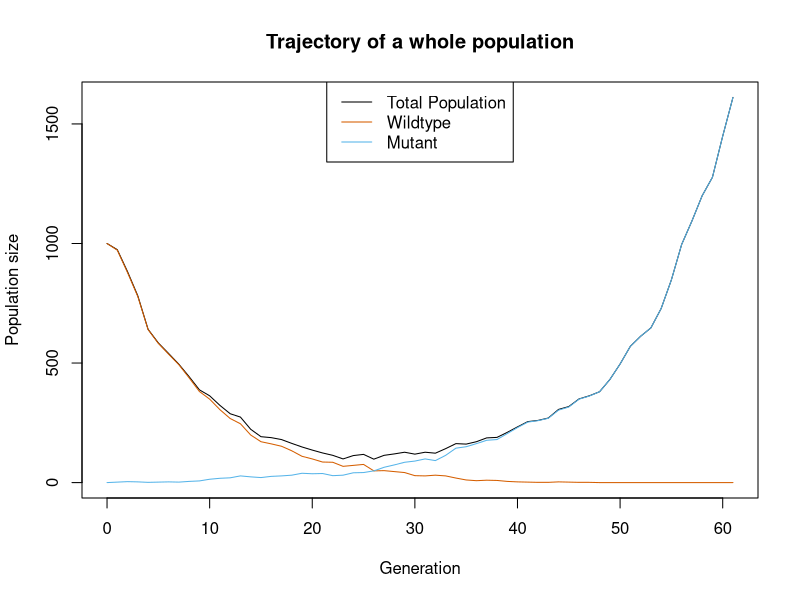
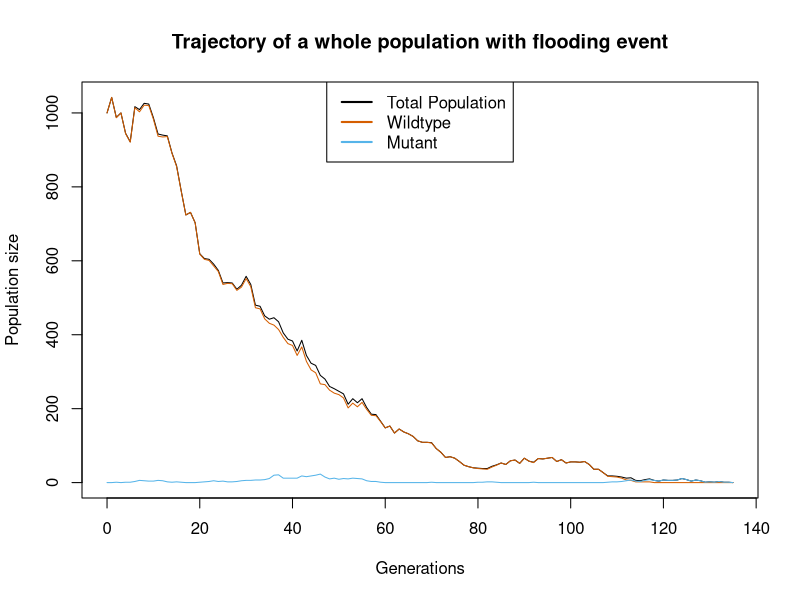
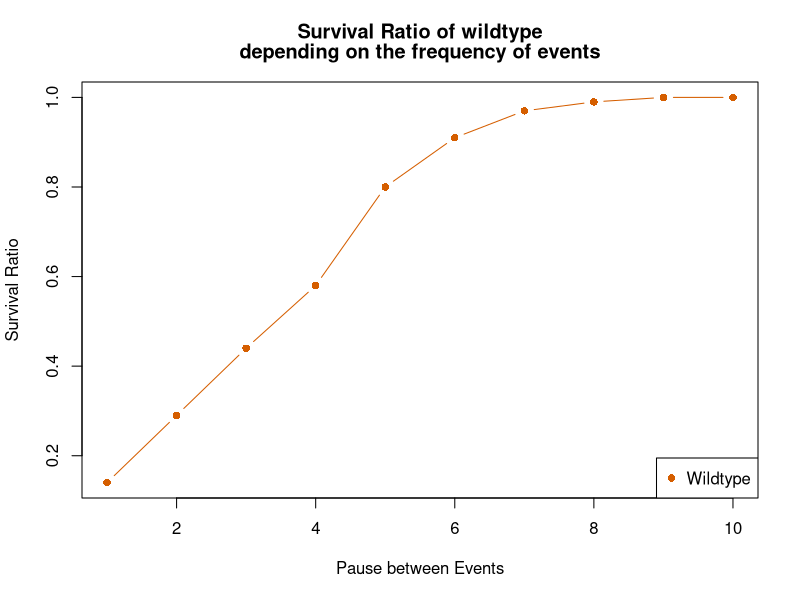
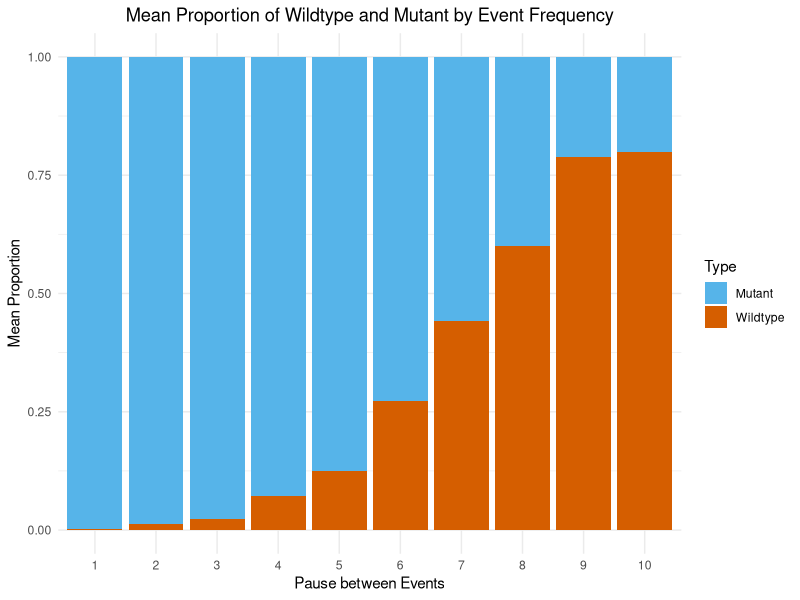
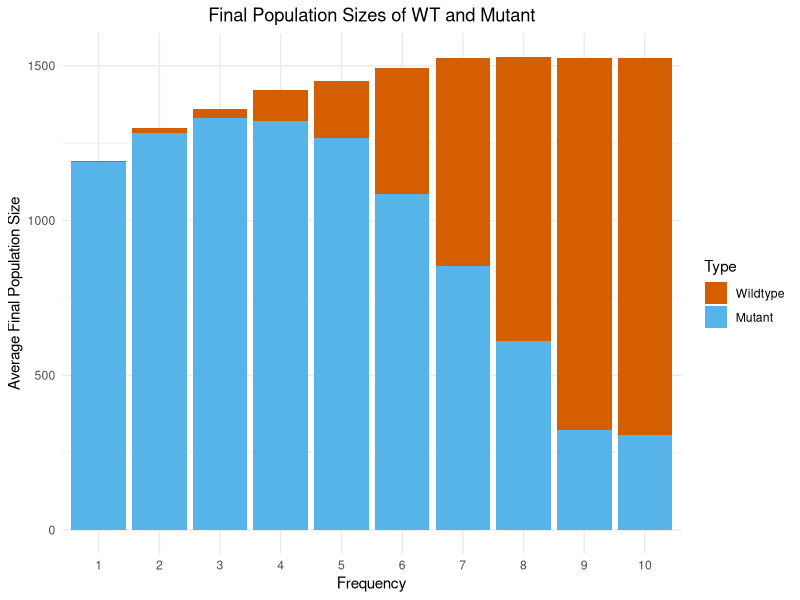
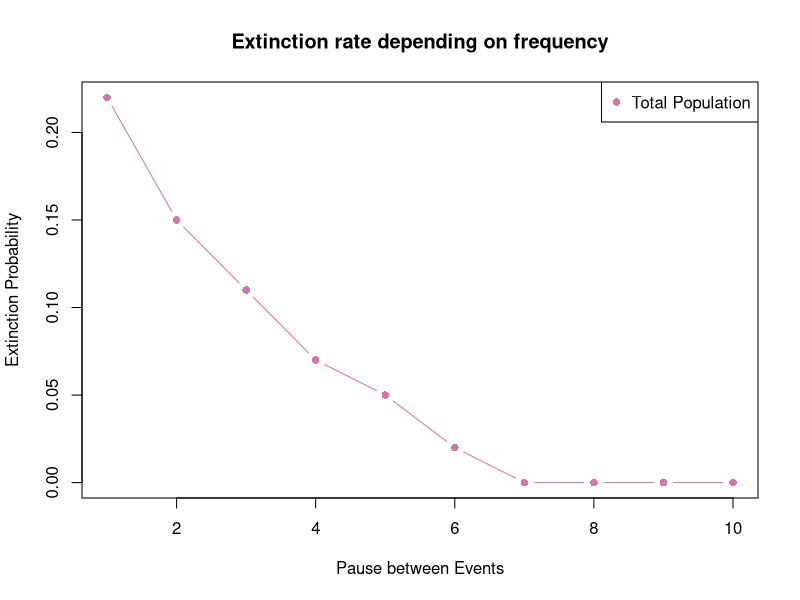
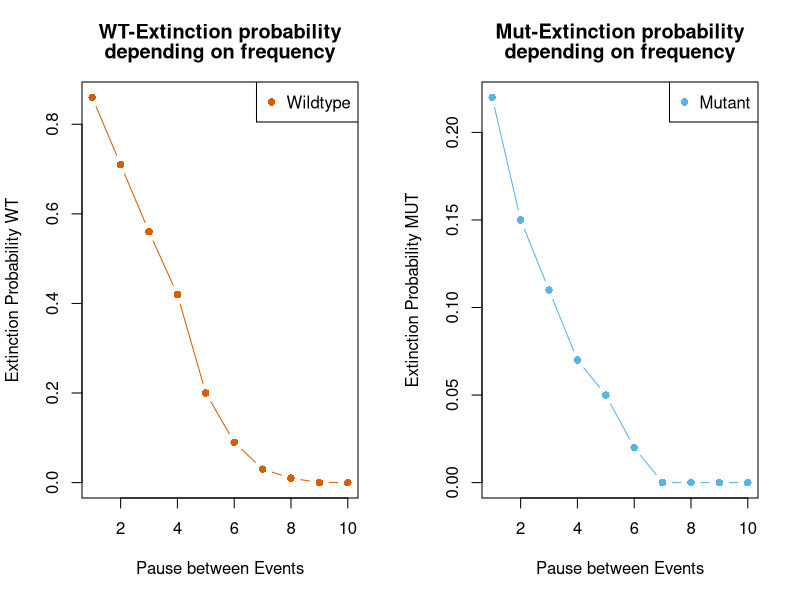
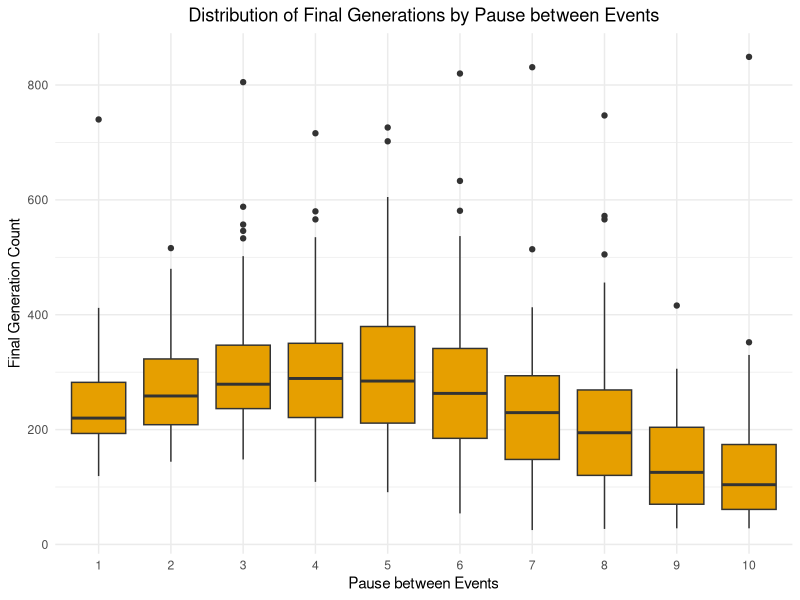

Write R code to recreate these figures, in order.
## ---- chunk 1

#set.seed(1) # making it reproducible
simulate_one_gen <- function(N_a, N_A, decay_rate, sel_coeff, mut_rate) {
  # draw offspring according to Poisson distribution
  offsp_a <- rpois(1, N_a * (1-decay_rate))
  offsp_A <- rpois(1, N_A * (1-decay_rate+sel_coeff))
  # draw new mutants according to Poisson distribution
  mut_a_to_A <- rpois(1, offsp_a * mut_rate)
  
  # determine new population sizes of wild type and mutant
  N_a_new <- max(offsp_a - mut_a_to_A, 0)
  N_A_new <-  offsp_A + mut_a_to_A
  
  return(c(N_a_new, N_A_new))
}
# Test the function
print(simulate_one_gen(100,0,0.1,0.2,0.001))
## ---- chunk 2

#set.seed(2) # making it reproducible

simulate_pop <- function(N_init_a, N_init_A, decay_rate, sel_coeff, mut_rate, t_max) {
  # Create the vector in which to save the results
  pop_vector <- c(N_init_a, N_init_A)
  # initiate the variables
  pop_new <- c(N_init_a, N_init_A)
  
  # run the simulation until generation t_max
  for (i in 1:t_max+1) {
    # redefine the current population one generation later
    pop_new <- simulate_one_gen(pop_new[1],pop_new[2], decay_rate, sel_coeff, mut_rate)
    # add the new population sizes to the output vector
    pop_vector <- rbind(pop_vector,pop_new)
    # condition to stop the simulation before t_max: either the population exceeds 1.5 times the original population size, or it goes extinct
    if (pop_new[1]+pop_new[2]>=1.5*(N_init_a+ N_init_A) | pop_new[1]+pop_new[2]==0) break
  }
  
  # define the row and column names of the output vector
  rownames(pop_vector) <- (0:t_max)[1:length(pop_vector[,1])] # note that the vector has to be cut if the simulation stopped early
  colnames(pop_vector) <- c("Wildtype","Mutant")
  # return the result
  return(pop_vector)	
}


# Test the function and plot the result
# set t_max to a value to be used throughout
max_gen <- 1000
# create your simulation data, with set mut_rate & sel_coeff 
output <- simulate_pop(1000,0,0.1,0.2,0.001,max_gen)
# show the last few lines of the data table
print(tail(output))
# plot the output - note that the plot range and the x axis have to be adjusted based on the length of the table
# determine x axis range 
x_range <- 0:(length(output[,1])-1)
# this plots the total population size
plot(x_range,output[,1]+output[,2],type='l',ylim=c(0,max(output[,1]+output[,2])),xlab = "Generation",ylab = "Population size", main = "Trajectory of a whole population")
# add number of wild type individuals
lines(x_range,output[,1], col="#D55E00")
# add number of mutant individuals
lines(x_range,output[,2], col="#56B4E9")
legend("top", legend = c("Total Population", "Wildtype", "Mutant"), 
       col = c("#000000","#D55E00", "#56B4E9"), 
       lty = 1)
## ---- chunk 3
simulate_pop <- function(N_init_a, N_init_A, decay_rate, sel_coeff, mut_rate, t_max, t_pause, t_event, t_switch) {
  # Create the vector in which to save the results
  pop_vector <- c(N_init_A, N_init_a)
  # initiate the variables
  pop_new <- c(N_init_A, N_init_a)
  
  ph = 0  # phase in the beginning of the simulation (even: no flood, odd: flood)
  
  # Track the extinction generation of the wildtype
  extinction_gen <- NA

  # Run the simulation until generation t_max
  for (i in 1:t_max) {
    # Determine whether a flood event or a pause is ongoing
    if(ph %% 2 == 0){  # No flood (even phase)
      decay_rate = -0.02  # "growth rate" of wildtype when no flood is present
      sel_coeff = -0.015  # selection coefficient of wildtype when no flood is present 
    } else {  # Flood is present (odd phase)
      decay_rate = 0.03   # decay rate of wildtype if flood is present
      sel_coeff = 0.05    # selection coefficient of mutant during flood
    }

    if (i >= t_switch) { # Check if we need to switch the phase
      if(ph %% 2 == 0) {  # After no flood, start flood
        t_switch = t_switch + t_event
        ph = ph + 1
      } else {  # After flood, pause for some time
        t_switch = t_switch + t_pause
        ph = ph + 1
      }
    }
    
    # Simulate the next generation
    pop_new <- simulate_one_gen(pop_new[1], pop_new[2], decay_rate, sel_coeff, mut_rate)
    
    # Add the new population sizes to the output vector
    pop_vector <- rbind(pop_vector, pop_new)
    
    # Track extinction: if wildtype population reaches 0
    if (pop_new[1] <= 0 && is.na(extinction_gen)) {
      extinction_gen <- i  # Record the extinction generation
      break  # Stop the simulation once the wildtype is extinct
    }
    
    # Optional condition to stop if total population size exceeds some threshold
    if (pop_new[1] + pop_new[2] == 0) break
  }
  
  # Return the result: the population data and the extinction generation
  return(list(population_data = pop_vector, extinction_gen = extinction_gen))
}

# Function for running multiple simulations and averaging the extinction generations
run_multiple_simulations <- function(N_init_A, N_init_a, decay_rate, sel_coeff, mut_rate, t_max, t_pause, t_event, t_switch, n_simulations) {
  extinction_generations <- numeric(n_simulations)  # Vector to store extinction generations

  for (i in 1:n_simulations) {
    output_result <- simulate_pop(N_init_a, N_init_A, decay_rate, sel_coeff, mut_rate, t_max, t_pause, t_event, t_switch)
    extinction_generations[i] <- output_result$extinction_gen
  }

  # Calculate the average extinction generation, ignoring NA values (in case some simulations didn't result in extinction)
  avg_extinction_gen <- mean(extinction_generations, na.rm = TRUE)
  return(avg_extinction_gen)
}

# Define simulation parameters
max_gen <- 1000
n_simulations <- 1000  # Number of simulations
t_pause <- 1           # Time between floods
t_event <- 500         # Duration of the flood
t_switch <- t_pause    # Time to switch between flood and no flood
N_init_A <- 1000       # Initial wildtype population size
N_init_a <- 0          # Initial mutant population size (wildtype only in the start)

# Run multiple simulations and calculate the average extinction generation
avg_extinction_gen <- run_multiple_simulations(N_init_A, N_init_a, 0, -0.015, 0.001, max_gen, t_pause, t_event, t_switch, n_simulations)

# Print the average extinction generation
cat("Average extinction generation of wildtype over", n_simulations, "simulations:", avg_extinction_gen, "\n")


## ---- chunk 4

#set.seed(3) # making it reproducible

t_pause = 1 # time between floods with generations as unit (initial value: 1)
t_event = 5 # duration of the flood (initial value: 5)
t_switch = t_pause # giving t_switch a starting value


simulate_pop <- function(N_init_a, N_init_A, decay_rate, sel_coeff, mut_rate, t_max, t_pause) {
  # Create the vector in which to save the results
  pop_vector <- c(N_init_a, N_init_A)
  # initiate the variables
  pop_new <- c(N_init_a, N_init_A)
  
  ph = 0 # phase in the beginning of the simulation. Even numbers indicate no flood present, odd numbers indicate that a flood is present

  
  # run the simulation until generation t_max
  for (i in 1:t_max+1) {
    if(ph %%2 == 0){ # checking in which phase the system is. No flood is present initial values: decay_rate = -0.02 and sel_coeff = -0.015
      
    decay_rate = -0.02 # "growthrate" of wildtype when no flood is present
    sel_coeff = -0.015 # selection coeffictient of mutant when no flood is present 
    
  }else{ # flood is present, initial values: decay_rate = 0.03 and sel_coeff = 0.05
    decay_rate = 0.03 # decayrate of wildtype if a flood is present
    sel_coeff = 0.05 # selection coefficient of mutant if a flood is present
  }

  if (i >= t_switch) { # changing the phase number, if the simulation is at the end of the phase
    if(ph %% 2 == 0) { # adding the duration of the flood after a period of no flood
      t_switch = t_switch + t_event
      ph = ph + 1
    }else{ # adding the duration of the pause between floods after a flood
      t_switch = t_switch + t_pause
      ph = ph + 1
    }
  }
    
    # redefine the current population one generation later
    pop_new <- simulate_one_gen(pop_new[1],pop_new[2], decay_rate, sel_coeff, mut_rate)
    # add the new population sizes to the output vector
    pop_vector <- rbind(pop_vector,pop_new)
    # condition to stop the simulation before t_max: either the population exceeds 1.5 times the original population size, or it goes extinct
    if (pop_new[1]+pop_new[2]>=1.5*(N_init_a+ N_init_A) | pop_new[1]+pop_new[2]==0) break
  }
  
  # define the row and column names of the output vector
  rownames(pop_vector) <- (0:t_max)[1:length(pop_vector[,1])] # note that the vector has to be cut if the simulation stopped early
  colnames(pop_vector) <- c("WT","Mut")
  # return the result
  return(pop_vector)	
}

# Test the function and plot the result
# set t_max to a value to be used throughout, initial value: 1000
max_gen <- 1000 
# create your simulation data
output <- simulate_pop(1000,0,0,0,0.001,max_gen, t_pause) #(initial values: 1000, 0, 0, 0.01, 0.001, max_gen, t_pause)
# show the last few lines of the data table
print(tail(output))
# plot the output - note that the plot range and the x axis have to be adjusted based on the length of the table
# determine x axis range 
x_range <- 0:(length(output[,1])-1)
# this plots the total population size
plot(x_range,output[,1]+output[,2],type='l',ylim=c(0,max(output[,1]+output[,2])),xlab = "Generations",ylab = "Population size", main = "Trajectory of a whole population with flooding event")
# add number of wild type individuals
lines(x_range,output[,1], col="#D55E00")
# add number of mutant individuals
lines(x_range,output[,2], col="#56B4E9")
legend("top", legend = c("Total Population", "Wildtype", "Mutant"), 
       col = c("#000000","#D55E00", "#56B4E9"), 
       lty = 1, 
       lwd = 2)

## ---- chunk 5

#set.seed(4) # making it reproducible

# Set some parameters to fixed values
init_a <- 1000 # initial value: 1000
init_A <- 0 # initial value: 0
m_rate <- 0.001 # initial value: 0.001
max_gen <- 1000 # initial value: 1000
no_replicates <- 100 # initial value: 100

# Frequencies to vary
frequencies <- c(1:10) # initial value: c(1:10)

# Initialize data tables to collect results
data_table_Pop <- c() # Total population
data_table_Nw <- c() # Wildtype
data_table_Nm <- c() # Mutant
data_table_comp <- c() # Composition

# Initialize counters for survival
surviving_Nw <- numeric(length(frequencies))
surviving_Nm <- numeric(length(frequencies))

# Run the simulation across all chosen parameters
for (t_pause in frequencies) {
  i <- 1
  repeat {
    # Run the simulation once
    one_run <- simulate_pop(init_a, init_A, 0, 0, m_rate, max_gen, t_pause)
    
    # Determine the final sizes of the populations
    size_wt <- one_run[nrow(one_run), 1]
    size_mut <- one_run[nrow(one_run), 2]
    
    # Count surviving populations of wildtype and mutant
    if (size_wt > 0) {
      surviving_Nw[t_pause] <- surviving_Nw[t_pause] + 1
    }
    if (size_mut > 0) {
      surviving_Nm[t_pause] <- surviving_Nm[t_pause] + 1
    }

    # Enter the data into the tables
    final_size <- size_wt + size_mut
    final_gen <- nrow(one_run)
    
    data_table_Pop <- rbind(data_table_Pop, c(t_pause, final_size, final_gen))
    data_table_Nw <- rbind(data_table_Nw, c(t_pause, size_wt, final_gen))
    data_table_Nm <- rbind(data_table_Nm, c(t_pause, size_mut, final_gen))
    
    portion_WT <- size_wt / final_size
    portion_Mut <- size_mut / final_size
    
    data_table_comp <- rbind(data_table_comp, c(t_pause, portion_WT, portion_Mut))
    
    # Stop after the specified number of replicates
    if (i >= no_replicates) break
    i <- i + 1
  }
}

# Define column names of data tables
colnames(data_table_Pop) <- c("f", "Final Pop", "final_gen")
colnames(data_table_Nw) <- c("f", "Final WT", "final_gen")
colnames(data_table_Nm) <- c("f", "Final Mut", "final_gen")
colnames(data_table_comp) <- c("f", "Proportion_WT", "Proportion_Mut")

# Calculate ratios of surviving populations
ratios <- data.frame(
  t_pause = frequencies,
  Nw_survival_ratio = surviving_Nw / no_replicates,
  Nm_survival_ratio = surviving_Nm / no_replicates
)


## ---- chunk 6

#set.seed(5) # making it reproducible

# Ensure ratios are numeric
ratios$t_pause <- as.numeric(as.character(ratios$t_pause))
ratios$Nw_survival_ratio <- as.numeric(as.character(ratios$Nw_survival_ratio))
ratios$Nm_survival_ratio <- as.numeric(as.character(ratios$Nm_survival_ratio))

# Plot for Wildtype survival ratio
plot(ratios$t_pause, ratios$Nw_survival_ratio, 
     xlab = "Pause between Events", 
     ylab = "Survival Ratio", 
     main = c(paste("Survival Ratio of wildtype"), paste("depending on the frequency of events")), 
     col = "#D55E00", 
     type = "b",
     pch = c(16))  # Use a solid circle for points

# add a legend
legend("bottomright", legend = "Wildtype", 
       col = "#D55E00",
       pch = 16)

## ---- chunk 7

#set.seed(6) # making it reproducible

#creating two data-tables with frequency and corresponding proportion average of WT and MUT
mean_comp_WT <- aggregate(data_table_comp[,2]~ f, data = data_table_comp, FUN = mean)
mean_comp_Mut <- aggregate(data_table_comp[,3] ~ f, data = data_table_comp, FUN = mean)

options(warn = -1) # suppressing warnings of library (for neater Notebook)

# Load necessary libraries
library(tidyr)
library(dplyr)
library(ggplot2)

options(warn = 0) # setting warnings to default
 
# Combine the two data frames into one
# Ensure the names are consistent for merging
colnames(mean_comp_WT) <- c("f", "Proportion_WT")
colnames(mean_comp_Mut) <- c("f", "Proportion_Mut")

# Merge the data into one data-table
mean_comp <- merge(mean_comp_WT, mean_comp_Mut, by = "f")

# Reshape the data into long format for ggplot2
mean_comp_long <- mean_comp %>%
  pivot_longer(cols = c("Proportion_WT", "Proportion_Mut"), 
               names_to = "Type", 
               values_to = "Proportion")

# Plot the stacked bar chart
ggplot(mean_comp_long, aes(x = as.factor(f), y = Proportion, fill = Type)) +
  geom_bar(stat = "identity", position = "stack") +
  labs(x = "Pause between Events", # labeling x- and y-axis
       y = "Mean Proportion", 
       title = "Mean Proportion of Wildtype and Mutant by Event Frequency") +
  scale_fill_manual(values = c("Proportion_WT" = "#D55E00", "Proportion_Mut" = "#56B4E9"), # applying correct colors
  labels = c("Mutant","Wildtype")) +
  theme_minimal() +
    theme(plot.title = element_text(hjust = 0.5))  # Center the title



## ---- chunk 8

#set.seed(15)
# Load required packages
library(ggplot2)
library(reshape2)

# Assuming frequencies is defined as a vector of frequencies, e.g.:  # Example, replace with your actual frequencies

# Example of data_table_Nw and data_table_Nm as data frames (replace with your actual data):
# data_table_Nw <- data.frame(frequency = c(0.1, 0.2, 0.3, 0.1, 0.2), size = c(100, 200, 300, 0, 250))
# data_table_Nm <- data.frame(frequency = c(0.1, 0.2, 0.3, 0.1, 0.2), size = c(120, 220, 320, 0, 270))

# Initialize an empty data frame to store final results
final_numbers <- data.frame(
  f = frequencies,
  Final_WT = numeric(length(frequencies)),
  Final_Mut = numeric(length(frequencies))
)

# Loop through the frequencies and calculate the average final population sizes for WT and Mut
for (i in 1:length(frequencies)) {
  # Get the sizes for the current frequency (checking if the data is a matrix or data frame)
  if (is.data.frame(data_table_Nw)) {
    wt_size <- data_table_Nw[data_table_Nw$frequency == frequencies[i], "size"]
    mut_size <- data_table_Nm[data_table_Nm$frequency == frequencies[i], "size"]
  } 
  else if (is.matrix(data_table_Nw)) {
    wt_size <- data_table_Nw[data_table_Nw[, 1] == frequencies[i], 2]
    mut_size <- data_table_Nm[data_table_Nm[, 1] == frequencies[i], 2]
  }

  # Calculate the average (mean) size including zeros
  final_numbers$Final_WT[i] <- ifelse(length(wt_size) > 0, mean(wt_size), 0)
  final_numbers$Final_Mut[i] <- ifelse(length(mut_size) > 0, mean(mut_size), 0)
}

# Melt the data frame to long format for plotting
melted_final_numbers <- melt(final_numbers, id.vars = "f", 
                              measure.vars = c("Final_WT", "Final_Mut"))

# Create the stacked bar plot
ggplot(melted_final_numbers, aes(x = factor(f), y = value, fill = variable)) +
  geom_bar(stat = "identity", position = "stack") +
  labs(title = "Final Population Sizes of WT and Mutant",
       x = "Frequency",
       y = "Average Final Population Size",
       fill = "Type") +
  scale_fill_manual(values = c("Final_WT" = "#D55E00", "Final_Mut" = "#56B4E9"), 
                    labels = c("Wildtype", "Mutant")) +
  theme_minimal() +
  theme(plot.title = element_text(hjust = 0.5))



## ---- chunk 9

#set.seed(7) # making it reproducible

# Ensure data_table_Pop is a data frame
data_table_Pop <- as.data.frame(data_table_Pop)

# Set column names 
colnames(data_table_Pop) <- c("f", "Final_Pop", "final_gen")

# Initialize a vector to store extinction ratios for each frequency
extinction_ratios <- numeric(length(frequencies))

# Calculate extinction ratios for each frequency
for (t_pause in frequencies) {
  # Filter data for the current frequency
  current_data <- subset(data_table_Pop, f == t_pause)
  
  # Count how many populations went extinct (Final Pop == 0)
  extinct_count <- sum(current_data$Final_Pop == 0)
  
  # Calculate the extinction ratio (Number of extinct populations / number of replicates)
  extinction_ratios[t_pause] <- extinct_count / no_replicates
}

# Create a data frame for extinction ratios
extinction_df <- data.frame(
  t_pause = frequencies,
  extinction_ratio = extinction_ratios
)

# Print and view the extinction ratios
print(extinction_df)

plot(extinction_df[,1], extinction_df[,2], 
     type = "b", 
     pch = 16, 
     col = "#CC79A7",
     ylab = "Extinction Probability", 
     xlab = "Pause between Events",
     main = "Extinction rate depending on frequency")

legend("topright", legend = "Total Population", 
       col = "#CC79A7",
       pch = 16)

## ---- chunk 10

#set.seed(8) # making it reproducible

# enabling plots to be in the same window
par(mfrow = c(1,2))

#data_table_Pop
# Ensure data_table_Pop is a data frame
data_table_Nw <- as.data.frame(data_table_Nw)

# Set column names (if not already set)
colnames(data_table_Nw) <- c("f", "Final_Pop", "final_gen")

# Initialize a vector to store extinction ratios for each frequency
extinction_ratios_WT <- numeric(length(frequencies))

# Calculate extinction ratios for each frequency
for (t_pause in frequencies) {
  # Filter data for the current frequency
  current_data_WT <- subset(data_table_Nw, f == t_pause)
  
  # Count how many populations went extinct (Final Pop == 0)
  extinct_count_WT <- sum(current_data_WT$Final_Pop == 0)
  
  # Calculate the extinction ratio (extinct_count / no_replicates)
  extinction_ratios_WT[t_pause] <- extinct_count_WT / no_replicates
}

# Create a data frame for extinction ratios
extinction_WT_df <- data.frame(
  t_pause = frequencies,
  extinction_ratio_WT = extinction_ratios_WT
)

# Print and view the extinction ratios
print(extinction_WT_df)

plot(extinction_WT_df[,1], extinction_WT_df[,2], 
     type = "b", 
     pch = 16, 
     col = "#D55E00",
     ylab = "Extinction Probability WT", 
     xlab = "Pause between Events",
     main = c(paste("WT-Extinction probability"), paste("depending on frequency")))

legend("topright", legend = "Wildtype", 
       col = "#D55E00",
       pch = 16)

#data_table_Pop
# Ensure data_table_Pop is a data frame
data_table_Nm <- as.data.frame(data_table_Nm)

# Set column names (if not already set)
colnames(data_table_Nm) <- c("f", "Final_Pop", "final_gen")

# Initialize a vector to store extinction ratios for each frequency
extinction_ratios_MUT <- numeric(length(frequencies))

# Calculate extinction ratios for each frequency
for (t_pause in frequencies) {
  # Filter data for the current frequency
  current_data_MUT <- subset(data_table_Nm, f == t_pause)
  
  # Count how many populations went extinct (Final Pop == 0)
  extinct_count_MUT <- sum(current_data_MUT$Final_Pop == 0)
  
  # Calculate the extinction ratio (extinct_count / no_replicates)
  extinction_ratios_MUT[t_pause] <- extinct_count_MUT / no_replicates
}

# Create a data frame for extinction ratios
extinction_MUT_df <- data.frame(
  t_pause = frequencies,
  extinction_ratio_MUT = extinction_ratios_MUT
)

# Print and view the extinction ratios
print(extinction_MUT_df)

plot(extinction_MUT_df[,1], extinction_MUT_df[,2], 
     type = "b", 
     pch = 16, 
     col = "#56B4E9",
     ylab = "Extinction Probability MUT", 
     xlab = "Pause between Events",
     main = c(paste("Mut-Extinction probability"), paste("depending on frequency")))

legend("topright", legend = "Mutant", 
       col = "#56B4E9",
       pch = 16)


# resetting window
par(mfrow= c(1,1))
## ---- chunk 11

#set.seed(9) # making it reproducible

# generating a boxplot of the final generation and the frequency
ggplot(data_table_Pop, aes(x = as.factor(f), y = final_gen)) +
  geom_boxplot(fill = "#E69F00") +
  labs(x = "Pause between Events", y = "Final Generation Count", 
       title = "Distribution of Final Generations by Pause between Events") +
  theme_minimal() +
  theme(plot.title = element_text(hjust = 0.5))  # Center the title


## ---- chunk 12

#set.seed(10) # making it reproducible

# generating a histogram of the final generation and the frequency
ggplot(data_table_Pop, aes(x = final_gen, fill = as.factor(f))) +
  geom_histogram(binwidth = 10, position = "identity", alpha = 0.6) +
  labs(x = "Final Generation Count", y = "Count", 
       title = "Histogram of Final Generations by Pause between Events") +
  theme_minimal() +
  scale_fill_discrete(name = "Pause btw. Events") +
  theme(plot.title = element_text(hjust = 0.5))  # Center the title

## ---- chunk 13

#set.seed(11) # making it reproducible

# Filter for populations that went extinct (Final_Pop == 0)
extinct_pop <- subset(data_table_Pop, Final_Pop == 0)

# Select only the frequency and generation of extinction
extinct_data <- extinct_pop[, c("f", "final_gen")]

# Optionally, rename columns for clarity
colnames(extinct_data) <- c("Frequency", "Extinction_Generation")

# View or print the resulting data
print(tail(extinct_data))

#Plot the data
library(ggplot2)

# Example dataframe for context (replace with your actual data)
# extinct_data <- data.frame(Frequency = sample(1:10, 100, replace = TRUE),
#                             Extinction_Generation = sample(1:10, 100, replace = TRUE))

# Creating the plot with a legend
ggplot(extinct_data, aes(x = Frequency, y = Extinction_Generation)) +
  geom_point(aes(color = "Generation of Extinction"), pch = 16, size = 2) +  # Update legend label here
  geom_smooth(aes(color = "Mean Gen. of Extinction"), method = lm, se = FALSE) +  # Update legend label here
  labs(title = "Generation of Extinction across different Frequencies", 
       x = "Pause between Events", 
       y = "Extinction Generation") +
  theme_bw() +
  scale_color_manual(name = NULL, values = c("Generation of Extinction" = "#009E73", 
                                                  "Mean Gen. of Extinction" = "#E69F00")) +  # Match the labels
  theme(
    legend.position.inside = c(.95, .95),
    legend.justification = c("right", "top"),
    legend.box.just = "right",
    legend.margin = margin(6, 6, 6, 6)
  ) +
  theme(plot.title = element_text(hjust = 0.5)) +  # Center the title
  scale_x_continuous(breaks = 1:10, limits = c(1, 10))  # Set x-axis to show only natural numbers 1 through 10
